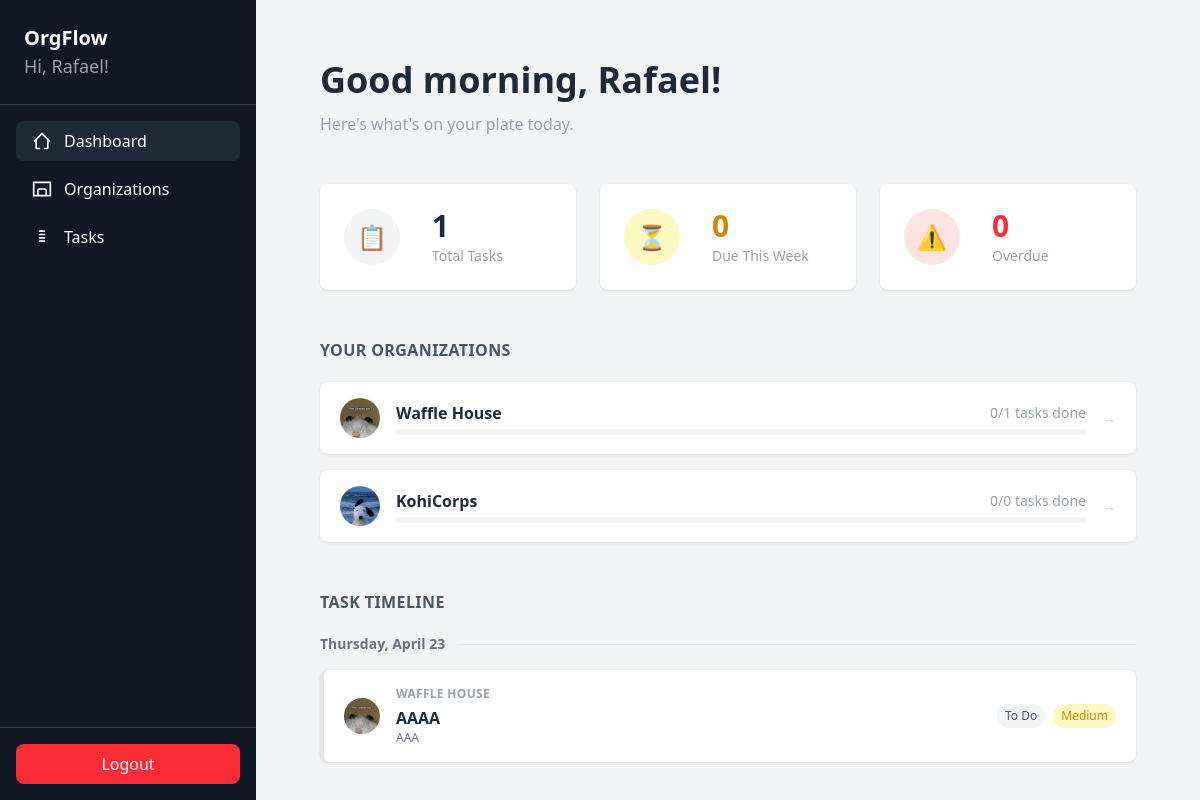
The page /dashboard/ (signed in) on the database its author committed.
### clubManagement/models.py (models this page shows, shortened)
class Organization(models.Model):
    name = models.CharField(max_length=100)
    description = models.TextField(blank=True, default="")
    logo = models.ImageField(upload_to="org_logos/", blank=True, null=True)
    has_two_vp = models.BooleanField(default=False)
    invitation_code = models.CharField(max_length=8, unique=True, blank=True)
    owner = models.ForeignKey(User, on_delete=models.CASCADE)
    created_at = models.DateTimeField(auto_now_add=True)

class Task(models.Model):
    STATUS_CHOICES = [
        ("TODO", "To Do"),
        ("PROG", "In Progress"),
        ("DONE", "Done"),
    ]
    PRIORITY_CHOICES = [
        ("HIGH", "High"),
        ("MED", "Medium"),
        ("LOW", "Low"),
    ]
    organization = models.ForeignKey(Organization, on_delete=models.CASCADE, related_name="tasks")
    title = models.CharField(max_length=200)
    description = models.TextField(blank=True, default="")
    assigned_to = models.ForeignKey(User, on_delete=models.CASCADE, related_name="assigned_tasks")
    created_by = models.ForeignKey(User, on_delete=models.CASCADE, related_name="created_tasks")
    status = models.CharField(max_length=4, choices=STATUS_CHOICES, default="TODO")
    priority = models.CharField(max_length=4, choices=PRIORITY_CHOICES, default="MED")
    due_date = models.DateField(blank=True, null=True)
    created_at = models.DateTimeField(auto_now_add=True)
    @property
    def is_overdue(self):
        from django.utils import timezone
        return self.due_date and self.status != "DONE" and self.due_date < timezone.now().date()

### clubManagement/views.py (the view, shortened to what this page needs)
# urls.py: path('dashboard/', views.dashboard, name='dashboard'),
@login_required
def dashboard(request):
    from django.utils import timezone
    from collections import defaultdict
    user_orgs = Organization.objects.filter(membership__user=request.user)
    today = timezone.now().date()
    week_end = today + timezone.timedelta(days=7)
    all_tasks = Task.objects.filter(
        assigned_to=request.user,
        organization__in=user_orgs
    ).select_related("organization").order_by("due_date", "created_at")
    total_tasks = all_tasks.count()
    due_this_week = all_tasks.filter(due_date__gte=today, due_date__lte=week_end).count()
    overdue_count = all_tasks.filter(due_date__lt=today).exclude(status="DONE").count()
    org_stats = []
    for org in user_orgs:
        org_tasks = all_tasks.filter(organization=org)
        total = org_tasks.count()
        done = org_tasks.filter(status="DONE").count()
        percent = round((done / total) * 100) if total > 0 else 0
        org_stats.append({"org": org, "total": total, "done": done, "percent": percent})
    groups_dict = defaultdict(list)
    no_due_date = []
    for task in all_tasks:
        if task.due_date:
            groups_dict[task.due_date].append(task)
        else:
            no_due_date.append(task)
    task_groups = []
    for date in sorted(groups_dict.keys()):
        tasks = groups_dict[date]
        is_today = date == today
        is_overdue = date < today
        if date.year == today.year:
            date_label = date.strftime('%A, %B %d')
        else:
            date_label = date.strftime('%A, %B %d, %Y')
        task_groups.append({
            "date": date,
            "date_label": date_label,
            "is_today": is_today,
            "is_overdue": is_overdue and not is_today,
            "tasks": tasks
        })
    return render(request, "dashboard.html", {
        "active_page": "dashboard",
        "organizations": user_orgs,
        "task_groups": task_groups,
        "total_tasks": total_tasks,
        "due_this_week": due_this_week,
        "overdue_count": overdue_count,
        "org_stats": org_stats,
    })

### clubManagement/templates/dashboard.html (shortened to what this page needs)
{% extends 'base.html' %}
{% block content %}
{% if not organizations %}
<div class="flex items-center justify-center h-full">
  <div class="text-center">
    <div class="mb-6 text-gray-400 text-5xl">🏢</div>
    <h1 class="text-2xl font-semibold text-gray-800 mb-2">No organizations joined yet!</h1>
    <p class="text-gray-500 mb-6">Create one or join one to get started.</p>
    <a href="{% url 'organizations' %}" class="px-5 py-2 rounded bg-gray-900 text-white hover:bg-black">
      Go to Organizations
    </a>
  </div>
</div>
{% else %}
<div class="w-full max-w-6xl mx-auto px-16 py-10" style="padding-top: 60px;">
  <div class="mb-12">
    <h1 class="text-4xl font-bold text-gray-800" id="greeting">Hello, {{ request.user.first_name }}!</h1>
    <p class="text-base text-gray-400 mt-3">Here's what's on your plate today.</p>
  </div>
  <div class="grid grid-cols-3 gap-6 mb-12">
    <div class="bg-white rounded-lg shadow-sm p-6 flex items-center" style="gap: 2rem;">
      <div class="w-14 h-14 rounded-full bg-gray-100 flex items-center justify-center text-2xl flex-shrink-0">📋</div>
      <div>
        <p class="text-3xl font-bold text-gray-800">{{ total_tasks }}</p>
        <p class="text-sm text-gray-400 mt-0.5">Total Tasks</p>
      </div>
    </div>
    <div class="bg-white rounded-lg shadow-sm p-6 flex items-center" style="gap: 2rem;">
      <div class="w-14 h-14 rounded-full bg-yellow-100 flex items-center justify-center text-2xl flex-shrink-0">⏳</div>
      <div>
        <p class="text-3xl font-bold text-yellow-600">{{ due_this_week }}</p>
        <p class="text-sm text-gray-400 mt-0.5">Due This Week</p>
      </div>
    </div>
    <div class="bg-white rounded-lg shadow-sm p-6 flex items-center" style="gap: 2rem;">
      <div class="w-14 h-14 rounded-full bg-red-100 flex items-center justify-center text-2xl flex-shrink-0">⚠️</div>
      <div>
        <p class="text-3xl font-bold text-red-500">{{ overdue_count }}</p>
        <p class="text-sm text-gray-400 mt-0.5">Overdue</p>
      </div>
    </div>
  </div>
  <div class="mb-12">
    <h2 class="text-base font-semibold text-gray-600 uppercase tracking-wide mb-5">Your Organizations</h2>
    <div class="grid grid-cols-1 gap-4">
      {% for org_stat in org_stats %}
      <a href="{% url 'org_tasks' org_stat.org.id %}" class="bg-white rounded-lg shadow-sm px-5 py-4 flex items-center gap-4 hover:shadow transition-shadow">
        {% if org_stat.org.logo %}
        <img src="{{ org_stat.org.logo.url }}" style="width:40px;height:40px;border-radius:50%;object-fit:cover;flex-shrink:0;" />
        {% else %}
        <div style="width:40px;height:40px;border-radius:50%;background:#e5e7eb;display:flex;align-items:center;justify-content:center;font-size:1rem;flex-shrink:0;">🏢</div>
        {% endif %}
        <div class="flex-1 min-w-0">
          <div class="flex items-center justify-between mb-1">
            <p class="font-semibold text-gray-800 text-base">{{ org_stat.org.name }}</p>
            <p class="text-sm text-gray-400">{{ org_stat.done }}/{{ org_stat.total }} tasks done</p>
          </div>
          <div class="w-full bg-gray-100 rounded-full h-1.5">
          </div>
        </div>
        <span class="text-gray-300 text-sm flex-shrink-0">&rarr;</span>
      </a>
      {% endfor %}
    </div>
  </div>
  <div>
    <h2 class="text-base font-semibold text-gray-600 uppercase tracking-wide mb-5">Task Timeline</h2>
    {% if task_groups %}
      {% for group in task_groups %}
      <div class="mb-8">
        <div class="flex items-center gap-3 mb-4">
          <div class="text-sm font-semibold {% if group.is_today %}text-blue-600{% elif group.is_overdue %}text-red-500{% else %}text-gray-500{% endif %}">
            {% if group.is_today %}
              Today — {{ group.date_label }}
            {% elif group.is_overdue %}
              ⚠️ {{ group.date_label }}
            {% else %}
              {{ group.date_label }}
            {% endif %}
          </div>
          <div class="flex-1 h-px bg-gray-200"></div>
        </div>
        <div class="space-y-3">
          {% for task in group.tasks %}
          <div class="bg-white rounded-lg shadow-sm px-5 py-4 flex items-center gap-4
            {% if task.is_overdue %}border-l-4 border-l-red-400
            {% elif task.status == 'DONE' %}border-l-4 border-l-green-400
            {% elif task.status == 'PROG' %}border-l-4 border-l-blue-400
            {% else %}border-l-4 border-l-gray-200{% endif %}">
            {% if task.organization.logo %}
            <img src="{{ task.organization.logo.url }}" style="width:36px;height:36px;border-radius:50%;object-fit:cover;flex-shrink:0;" />
            {% else %}
            <div style="width:36px;height:36px;border-radius:50%;background:#e5e7eb;display:flex;align-items:center;justify-content:center;font-size:0.9rem;flex-shrink:0;">🏢</div>
            {% endif %}
            <div class="flex-1 min-w-0">
              <p class="text-xs font-semibold text-gray-400 uppercase tracking-wide mb-1">{{ task.organization.name }}</p>
              <p class="font-semibold text-gray-800 truncate">{{ task.title }}</p>
              {% if task.description %}
              <p class="text-xs text-gray-500 truncate">{{ task.description }}</p>
              {% endif %}
            </div>
            <div class="flex items-center gap-2 flex-shrink-0">
              <span class="text-xs px-2 py-1 rounded-full
                {% if task.status == 'DONE' %}bg-green-100 text-green-700
                {% elif task.status == 'PROG' %}bg-blue-100 text-blue-700
                {% else %}bg-gray-100 text-gray-600{% endif %}">
                {{ task.get_status_display }}
              </span>
              <span class="text-xs px-2 py-1 rounded-full
                {% if task.priority == 'HIGH' %}bg-red-100 text-red-600
                {% elif task.priority == 'MED' %}bg-yellow-100 text-yellow-600
                {% else %}bg-green-100 text-green-600{% endif %}">
                {{ task.get_priority_display }}
              </span>
            </div>
          </div>
          {% endfor %}
        </div>
      </div>
      {% endfor %}
    {% else %}
    <div class="text-center py-12 text-gray-400 bg-white rounded-lg shadow-sm">
      <div class="text-4xl mb-3">✅</div>
      <p class="text-lg font-medium text-gray-600">No tasks assigned to you yet!</p>
      <p class="text-sm mt-1">When tasks are assigned to you they will appear here.</p>
    </div>
    {% endif %}
  </div>
</div>
{% endif %}
{% endblock %}

### clubManagement/templates/base.html (shortened to what this page needs)
{% load static %}
<!doctype html>
<html lang="en">
  <head>
    <link rel="stylesheet" href="{% static 'css/dist/styles.css' %}" />
  </head>
  <body class="bg-gray-100">
    <div class="flex h-screen">
      <div class="w-64 bg-gray-900 text-white flex flex-col">
        <div class="p-6 border-b border-gray-700">
          <h1 class="text-xl font-bold">OrgFlow</h1>
          <p class="text-lg text-gray-400">
            Hi, {{ request.user.first_name }}!
          </p>
        </div>
        <nav class="flex-1 p-4 space-y-2">
          <a
            href="{% url 'dashboard' %}"
            class="flex items-center gap-3 px-4 py-2 rounded-lg {% if active_page == 'dashboard' %}bg-gray-800{% else %}hover:bg-gray-800{% endif %}"
          >
            <svg
              xmlns="http://www.w3.org/2000/svg"
              class="h-5 w-5"
              fill="none"
              viewBox="0 0 24 24"
              stroke="currentColor"
            >
              <path
                stroke-linecap="round"
                stroke-linejoin="round"
                stroke-width="2"
                d="M3 12l2-2m0 0l7-7 7 7M5 10v10a1 1 0 001 1h3m10-11l2 2m-2-2v10a1 1 0 01-1 1h-3"
              />
            </svg>
            Dashboard
          </a>
          <a
            href="{% url 'organizations' %}"
            class="flex items-center gap-3 px-4 py-2 rounded-lg {% if active_page == 'organizations' %}bg-gray-800{% else %}hover:bg-gray-800{% endif %}"
          >
            <svg
              xmlns="http://www.w3.org/2000/svg"
              class="h-5 w-5"
              fill="none"
              viewBox="0 0 24 24"
              stroke="currentColor"
            >
              <path
                stroke-linecap="round"
                stroke-linejoin="round"
                stroke-width="2"
                d="M17 20h5V4H2v16h5m10 0v-6a2 2 0 00-2-2H9a2 2 0 00-2 2v6m10 0H7"
              />
            </svg>
            Organizations
          </a>
          <a
            href="{% url 'tasks' %}"
            class="flex items-center gap-3 px-4 py-2 rounded-lg {% if active_page == 'tasks' %}bg-gray-800{% else %}hover:bg-gray-800{% endif %}"
          >
            <svg
              xmlns="http://www.w3.org/2000/svg"
              class="h-5 w-5"
              fill="none"
              viewBox="0 0 24 24"
              stroke="currentColor"
            >
              <path
                stroke-linecap="round"
                stroke-linejoin="round"
                stroke-width="2"
                d="M9 5h6M9 9h6M9 13h6M9 17h6"
              />
            </svg>
            Tasks
          </a>
        </nav>
        <div class="p-4 border-t border-gray-700">
          <a
            href="{% url 'logout' %}"
            class="block text-center bg-red-500 py-2 rounded-lg hover:bg-red-600"
          >
            Logout
          </a>
        </div>
      </div>
      <div class="flex-1 overflow-y-auto">
        {% block content %}{% endblock %}
      </div>
    </div>
  </body>
</html>

### rows shown on the page
Organization: org.logo (picture), org.name "Waffle House", done "0", total "1"
Organization: org.logo (picture), org.name "KohiCorps", done "0", total "0"
Task: organization.logo (picture), organization.name "WAFFLE HOUSE", title "AAAA", description "AAA", status "To Do", priority "Medium"

### other values the page prints
{{ request.user.first_name }} "Rafael"
{{ total_tasks }} "1"
{{ due_this_week }} "0"
{{ overdue_count }} "0"
{{ group.date_label }} "Thursday, April 23"
